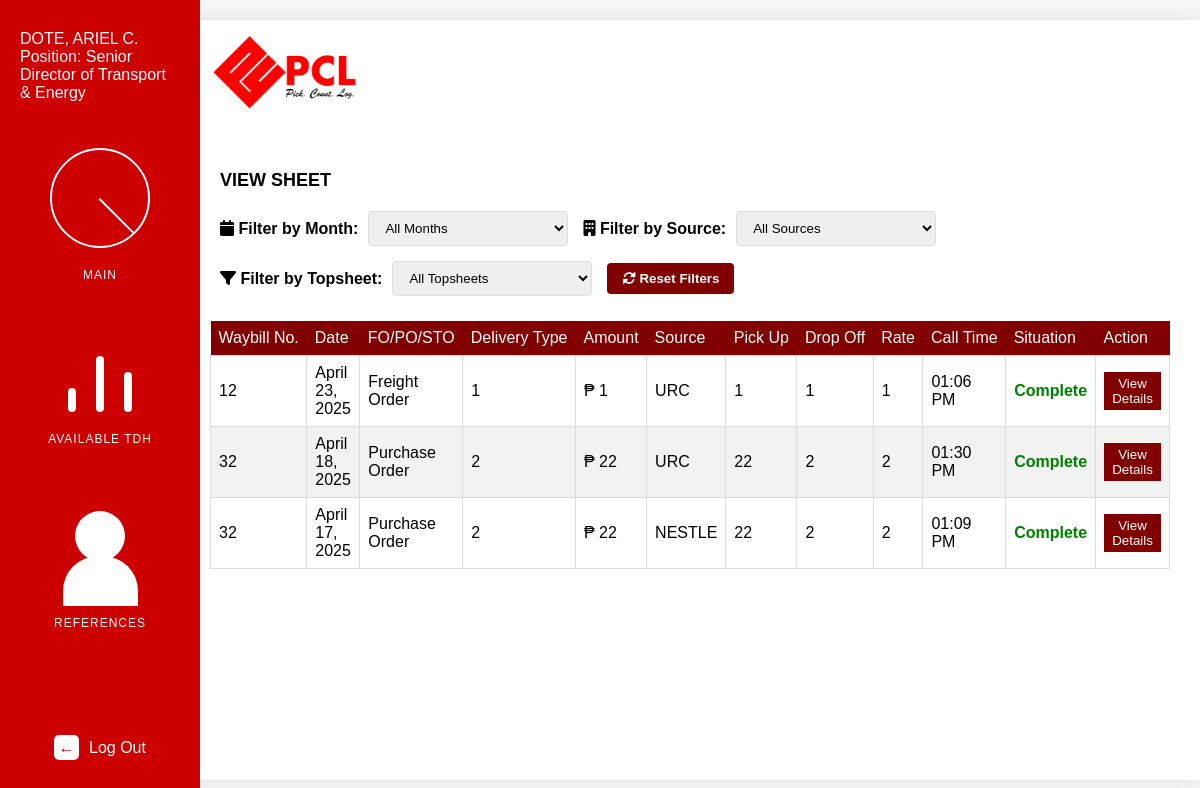
/viewsheet.php (signed in), run on the app's committed database.
### tables this page shows
CREATE TABLE `usertype` (
  `u_id` int(11) NOT NULL,
  `type` int(11) NOT NULL,
  `position` varchar(255) NOT NULL
);

CREATE TABLE `customerservice` (
  `cs_id` int(11) NOT NULL,
  `waybill` int(11) NOT NULL,
  `date` date NOT NULL,
  `status` enum('Freight Order','Purchase Order','Stock Transfer Order','') NOT NULL,
  `delivery_type` varchar(255) NOT NULL,
  `amount` int(11) NOT NULL,
  `source` varchar(255) NOT NULL,
  `pickup` varchar(255) NOT NULL,
  `dropoff` varchar(255) NOT NULL,
  `rate` varchar(255) NOT NULL,
  `call_time` time NOT NULL,
  `truck_id` int(11) NOT NULL,
  `odo_in` int(11) NOT NULL,
  `odo_out` int(11) NOT NULL,
  `odo_total` int(11) NOT NULL,
  `driver` varchar(255) NOT NULL,
  `helper1` varchar(255) NOT NULL,
  `helper2` varchar(255) NOT NULL,
  `situation` varchar(255) NOT NULL,
  `budget_status` enum('Pending','Budgeted') DEFAULT NULL,
  `ts_id` varchar(20) DEFAULT NULL
);

CREATE TABLE `pod` (
  `pod_id` int(11) NOT NULL,
  `cs_id` int(11) NOT NULL,
  `pod_status` enum('Complete','Incomplete') NOT NULL,
  `date_received` date NOT NULL,
  `Remarks` enum('No Stamp','No Sign','No Counter','Missing Docs','Done') NOT NULL,
  `pod_transmittal` varchar(255) NOT NULL,
  `date_transmitted` date NOT NULL,
  `odo_out` int(11) NOT NULL,
  `odo_in` int(11) NOT NULL,
  `odo_total` int(11) NOT NULL
);

### public_html/fetch_pod.php (called while the page is built, shortened)
<?php
require_once 'connection.php';
function getPendingTrips() {
    global $conn;
    $trips = array();
    try {
        $sql = "SELECT cs.*,
                p.pod_status, p.date_received, p.Remarks, p.pod_transmittal, p.date_transmitted,
                p.odo_out, p.odo_in, p.odo_total,
                ar.invoice_number, ar.date_received AS ar_date_received, ar.remarks AS ar_remarks,
                CONCAT(t.model, ', ', t.truck_plate, ', ', t.truck_type) AS truck_details,
                d.fullname AS driver_name,
                h1.fullname AS helper1_name,
                h2.fullname AS helper2_name
                FROM customerservice cs
                INNER JOIN pod p ON cs.cs_id = p.cs_id
                LEFT JOIN ar ON cs.cs_id = ar.cs_id
                LEFT JOIN truck t ON cs.truck_id = t.truck_id
                LEFT JOIN driver d ON cs.driver = d.driver_id
                LEFT JOIN helper1 h1 ON cs.helper1 = h1.helper1_id
                LEFT JOIN helper2 h2 ON cs.helper2 = h2.helper2_id
                WHERE p.pod_status = 'Complete'
                ORDER BY cs.date DESC";
        $result = $conn->query($sql);
        if ($result->num_rows > 0) {
            while($row = $result->fetch_assoc()) {
                $trip = [
                    'cs_id' => $row['cs_id'],
                    'ts_id' => $row['ts_id'],
                    'waybill' => $row['waybill'],
                    'date' => $row['date'],
                    'status' => $row['status'],
                    'delivery_type' => $row['delivery_type'],
                    'amount' => $row['amount'],
                    'source' => $row['source'],
                    'pickup' => $row['pickup'],
                    'dropoff' => $row['dropoff'],
                    'rate' => $row['rate'],
                    'call_time' => $row['call_time'],
                    'truck_id' => $row['truck_id'],
                    'driver' => $row['driver_name'],
                    'helper1' => $row['helper1_name'],
                    'helper2' => $row['helper2_name'],
                    'pod_status' => $row['pod_status'],
                    'pod' => [
                        'date_received' => $row['date_received'],
                        'Remarks' => $row['Remarks'],
                        'pod_transmittal' => $row['pod_transmittal'],
                        'date_transmitted' => $row['date_transmitted'],
                        'odo_out' => $row['odo_out'],
                        'odo_in' => $row['odo_in'],
                        'odo_total' => $row['odo_total']
                    ],
                    'ar' => [
                        'invoice_number' => $row['invoice_number'],
                        'date_received' => $row['ar_date_received'],
                        'remarks' => $row['ar_remarks']
                    ]
                ];
                $trips[] = $trip;
            }
        }
    } catch (Exception $e) {
        error_log("Error fetching trips: " . $e->getMessage());
    }
    return $trips;
}
?>

### public_html/viewsheet.php (the view, shortened to what this page needs)
<?php
require_once 'fetch_pod.php';
$trips = getPendingTrips();
$filteredTrips = array_filter($trips, function($trip) {
    return isset($trip['ar']['remarks']) && $trip['ar']['remarks'] === 'Done';
});
?>
<!DOCTYPE html>
<html lang="en">
<head>
    <link rel="stylesheet" href="assets/css/waybill.css">
    <link rel="stylesheet" href="https://cdnjs.cloudflare.com/ajax/libs/font-awesome/6.0.0/css/all.min.css">
</head>
<body oncontextmenu="return false" controlslist="nodownload">
    <div class="logo-wrapper">
        <img src="assets/img/logo.png" alt="PCL Logo" style="width: 150px; height: auto;">
    </div>
    <div class="sidebar">
        <div class="user-info">
            <div class="name"><?php echo htmlspecialchars($_SESSION["fullname"]); ?></div>
            <div class="role">Position:
            <?php
                $conn = new mysqli($servername, $username, $password, $dbname);
                $sql = "SELECT position FROM usertype WHERE u_id = " . $_SESSION["u_id"];
                $result = $conn->query($sql);
                if ($result->num_rows > 0) {
                    $row = $result->fetch_assoc();
                    echo htmlspecialchars($row["position"]);
                } else {
                    echo "Unknown";
                }
            ?>
            </div>
        </div>
        <div>
            <div class="metric-section" data-href="landingPage.php">
                <div class="chart-container">
                    <div class="pie-chart">
                        <div class="pie-slice"></div>
                    </div>
                </div>
                <div class="metric-title">MAIN</div>
            </div>
            <div class="metric-section" data-href="available.php">
                <div class="bar-container">
                    <div class="bar bar-1"></div>
                    <div class="bar bar-2"></div>
                    <div class="bar bar-3"></div>
                </div>
                <div class="metric-title">AVAILABLE TDH</div>
            </div>
            <div class="metric-section" data-href="references.php">
                <div class="chart-container">
                    <div class="people-icon">
                        <div class="people-head"></div>
                        <div class="people-body"></div>
                    </div>
                </div>
                <div class="metric-title">REFERENCES</div>
            </div>
        </div>
        <a href="logout.php" class="logout-link" id="logout-link">
            <div class="logout-section">
                <div class="logout-icon">←</div>
                <span>Log Out</span>
            </div>
        </a>
    </div>
    <div class="main-content">
        <div class="table-grid">
            <div class="pending-trip-section">
                <div class="trip-header">
                    <h2>VIEW SHEET</h2>
                </div>
                <div class="filter-section">
                    <div class="filter-control">
                        <label for="month-filter"><i class="fas fa-calendar"></i> Filter by Month:</label>
                        <select id="month-filter" class="filter-select">
                            <option value="all">All Months</option>
                        </select>
                    </div>
                    <div class="filter-control">
                        <label for="source-filter"><i class="fas fa-building"></i> Filter by Source:</label>
                        <select id="source-filter" class="filter-select">
                            <option value="all">All Sources</option>
                        </select>
                    </div>
                    <div class="filter-control">
                        <label for="topsheet-filter"><i class="fas fa-filter"></i> Filter by Topsheet:</label>
                        <select id="topsheet-filter" class="filter-select">
                            <option value="all">All Topsheets</option>
                        </select>
                    </div>
                    <button id="reset-filters" class="submit-btn">
                        <i class="fas fa-sync-alt"></i> Reset Filters
                    </button>
                </div>
                <div class="table-responsive">
                    <table class="trip-table">
                        <thead>
                            <tr>
                                <th>Waybill No.</th>
                                <th>Date</th>
                                <th>FO/PO/STO</th>
                                <th>Delivery Type</th>
                                <th>Amount</th>
                                <th>Source</th>
                                <th>Pick Up</th>
                                <th>Drop Off</th>
                                <th>Rate</th>
                                <th>Call Time</th>
                                <th>Situation</th>
                                <th>Action</th>
                            </tr>
                        </thead>
                        <tbody id="tripTableBody">
                            <?php
                            if (count($filteredTrips) > 0) {
                                foreach ($filteredTrips as $trip) {
                                    $monthValue = date("Y-m", strtotime($trip['date']));
                                    echo "<tr data-id='" . $trip['cs_id'] . "' data-topsheet='" . ($trip['ts_id'] ? htmlspecialchars($trip['ts_id']) : "No topsheet") . "' data-month='" . $monthValue . "' data-source='" . htmlspecialchars($trip['source']) . "'>";
                                    echo "<td>" . $trip['waybill'] . "</td>";
                                    echo "<td>" . date("F j, Y", strtotime($trip['date'])) . "</td>";
                                    echo "<td>" . $trip['status'] . "</td>";
                                    echo "<td>" . $trip['delivery_type'] . "</td>";
                                    echo "<td> ₱ " . (isset($trip['amount']) ? $trip['amount'] : '') . "</td>";
                                    echo "<td>" . $trip['source'] . "</td>";
                                    echo "<td>" . $trip['pickup'] . "</td>";
                                    echo "<td>" . $trip['dropoff'] . "</td>";
                                    echo "<td>" . $trip['rate'] . "</td>";
                                    echo "<td>" . date("h:i A", strtotime($trip['call_time'])) . "</td>";
                                    echo "<td style='color: green; font-weight: bold;'>" . $trip['pod_status'] . "</td>";
                                    echo "<td><button class='update-btn' data-id='" . $trip['cs_id'] . "'>View Details</button></td>";
                                    echo "</tr>";
                                }
                            } else {
                                echo "<tr><td colspan='12'>No trips with AR status 'Done' found</td></tr>";
                            }
                            ?>
                        </tbody>
                    </table>
                </div>
            </div>
        </div>
    </div>
</body>
</html>

### public_html/assets/css/waybill.css (style rules this page uses)
* { margin: 0; padding: 0; box-sizing: border-box; font-family: 'Segoe UI', Tahoma, Geneva, Verdana, sans-serif; }
body { height: 100vh; display: flex; background-color: #f5f5f5; overflow-x: hidden; }
.sidebar { background-color: #cc0000; width: 200px; min-width: 200px; color: white; padding: 30px 20px; display: flex; flex-direction: column; align-items: center; justify-content: space-between; transition: all 0.3s ease; z-index: 100; }
.metric-section { display: flex; flex-direction: column; align-items: center; margin-bottom: 30px; width: 100%; }
.metric-title { font-size: 12px; letter-spacing: 1px; margin-top: 10px; margin-bottom: 20px; text-align: center; }
.chart-container { width: 100px; height: 100px; position: relative; margin-bottom: 10px; }
.pie-chart { width: 100%; height: 100%; border-radius: 50%; border: 2px solid white; position: relative; display: flex; align-items: center; justify-content: center; }
.pie-slice { position: absolute; width: 50%; height: 50%; top: 0; left: 50%; border-left: 2px solid white; transform-origin: bottom left; transform: rotate(45deg); }
.bar-container { display: flex; justify-content: center; align-items: flex-end; height: 80px; width: 100%; padding: 0 20px; margin-bottom: 10px; }
.bar { width: 8px; background-color: white; margin: 0 10px; border-radius: 10px; }
.bar-1 { height: 30%; }
.bar-2 { height: 70%; }
.bar-3 { height: 50%; }
.logout-section { margin-top: auto; display: flex; align-items: center; cursor: pointer; padding: 10px; border-radius: 5px; transition: background-color 0.3s; }
.logout-icon { width: 25px; height: 25px; background-color: white; border-radius: 5px; margin-right: 10px; display: flex; align-items: center; justify-content: center; color: #cc0000; font-weight: bold; }
.main-content { flex: 1; padding: 30px; background-color: white; border-radius: 20px 0 0 20px; margin: 20px 0 20px -20px; box-shadow: -5px 0 15px rgba(0, 0, 0, 0.1); display: flex; flex-direction: column; align-items: center; overflow-y: auto; }
.people-icon { width: 100px; height: 60px; position: relative; display: flex; align-items: center; justify-content: center; }
.people-head { width: 50px; height: 50px; background-color: white; border-radius: 50%; position: absolute; top: 15px; }
.people-body { width: 75px; height: 50px; background-color: white; position: absolute; top: 60px; border-radius: 35px 35px 0 0; }
.metric-section { cursor: pointer; transition: transform 0.3s ease, box-shadow 0.3s ease; }
.logout-link { text-decoration: none; color: inherit; display: block; }
.logo-wrapper { position: absolute; top: 35px; left: 210px; z-index: 50; }
.main-content { display: flex; flex-direction: column; }
.table-grid { margin-top: 100px; width: 100%; }
.pending-trip-section { width: 100%; margin-top: 20px; }
.trip-header { display: flex; justify-content: space-between; align-items: center; margin-bottom: 10px; flex-wrap: wrap; padding: 0 10px; }
.trip-header h2 { margin: 0; font-size: 18px; font-weight: bold; }
.table-responsive { overflow-x: auto; width: 100%; margin-bottom: 15px; -webkit-overflow-scrolling: touch; }
.trip-table { width: 100%; border-collapse: collapse; min-width: 800px; }
.trip-table th { background-color: #800000; color: white; padding: 8px; text-align: left; font-weight: normal; white-space: nowrap; }
.trip-table td { padding: 8px; border: 1px solid #ddd; }
.trip-table tr:nth-child(even) { background-color: #f2f2f2; }
.update-btn { background-color: #800000; color: white; border: none; padding: 4px 8px; cursor: pointer; width: 100%; display: block; }
* { box-sizing: border-box; font-family: Arial, sans-serif; }
body { margin: 0; padding: 0; background-color: #f5f5f5; }
.submit-btn { background-color: #800000; color: white; border: none; padding: 8px 15px; border-radius: 4px; cursor: pointer; font-weight: bold; }

### public_html/viewsheet.php (style rules this page uses)
.filter-section { margin-bottom: 15px; padding: 10px; border-radius: 5px; display: flex; gap: 15px; flex-wrap: wrap; align-items: center; }
.filter-control { display: flex; align-items: center; gap: 10px; }
.filter-control label { font-weight: bold; white-space: nowrap; }
.filter-select { padding: 8px 12px; border-radius: 4px; border: 1px solid #ddd; min-width: 200px; }

### data on the page
usertype: position "Senior Director of Transport & Energy"
customerservice: waybill "12", date "April 23, 2025", status "Freight Order", delivery_type "1", amount "1", source "URC", pickup "1", dropoff "1", rate "1", call_time "01:06 PM", pod.pod_status "Complete"
customerservice: waybill "32", date "April 18, 2025", status "Purchase Order", delivery_type "2", amount "22", source "URC", pickup "22", dropoff "2", rate "2", call_time "01:30 PM", pod.pod_status "Complete"
customerservice: waybill "32", date "April 17, 2025", status "Purchase Order", delivery_type "2", amount "22", source "NESTLE", pickup "22", dropoff "2", rate "2", call_time "01:09 PM", pod.pod_status "Complete"

### other printed values
$_SESSION["fullname"] "DOTE, ARIEL C."
